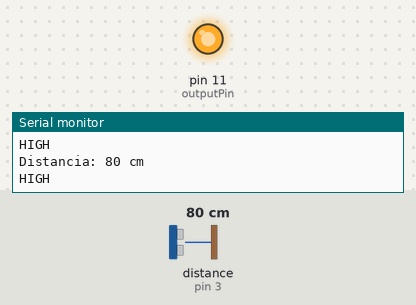
A sketch run on a simulated Arduino Uno, built with avr-gcc and run on an emulated ATmega328P. Shown: output pins drawn as LEDs (lit = HIGH), the last lines printed to the serial monitor. The test bench sets the inputs (shaded band); at power-on: distance to the obstacle (sensor on pin 3) 80 cm. The echo pulse lasts 58.3 µs per cm.

Above: at 1.8 s.
1.9 s: distance to the obstacle (sensor on pin 3) set to 54 cm
3.4 s: distance to the obstacle (sensor on pin 3) set to 46 cm
At 5.0 s:
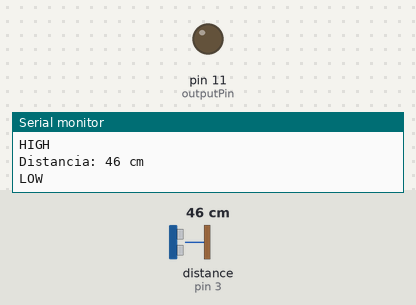
5.5 s: distance to the obstacle (sensor on pin 3) set to 60 cm
At 6.8 s:
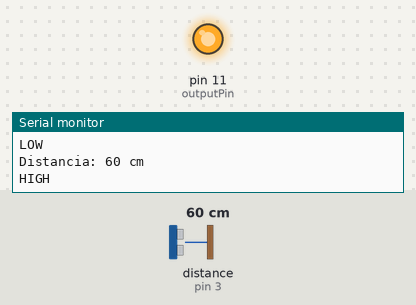
7.5 s: distance to the obstacle (sensor on pin 3) set to 2 cm
At 8.5 s:
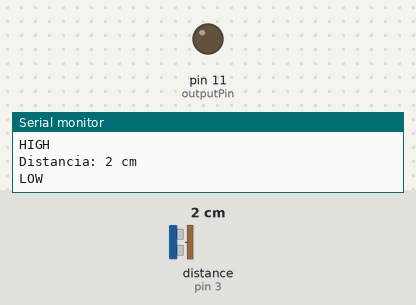
Timing chart, 0 to 10.5 s (numbered marks = the images above; inputs shaded):
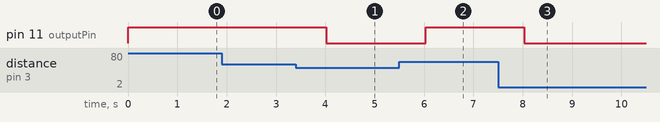

The sketch:

prueba_ultrasonido.ino
```cpp
#include <HCSR04.h>

// Definir los pines para el sensor ultrasónico y el pin de salida
const int triggerPin = 2;     // Pin de Trigger del HC-SR04
const int echoPin = 3;       // Pin de Echo del HC-SR04
const int outputPin = 11;     // Pin de salida que activaremos

// Definir el umbral de distancia en centímetros
const int distanceThreshold = 50; // Umbral de 50 cm

// Variables para almacenar la distancia calculada
int distance;

HCSR04 hc(triggerPin, echoPin);// (trig pin, echo pin)

void setup() {
  // Inicializar la comunicación serie para monitoreo en el Serial Monitor
  Serial.begin(9600);

  // Configurar los pines
  pinMode(outputPin,OUTPUT);
}

void loop() {
  distance = hc.dist();

  // Imprimir la distancia en el monitor serie
  Serial.print("Distancia: ");
  Serial.print(distance);
  Serial.println(" cm");

  // Comparar la distancia medida con el umbral
  if (distance > distanceThreshold) {
    // Si la distancia es mayor que el umbral, activar el pin de salida
    digitalWrite(outputPin, HIGH);
    Serial.println("HIGH");
  } else {
    // Si la distancia es menor o igual al umbral, desactivar el pin de salida
    digitalWrite(outputPin, LOW);
    Serial.println("LOW");
  }

  // Esperar un breve momento antes de la siguiente medición
  delay(1000);
}
```

Measured:
- the behaviour switches between 51 and 50 cm on distance to the obstacle (sensor on pin 3) (found by bisection; images 0 and 1)
- after the input at 3.4 s, pin 11 (outputPin): HIGH → LOW after 0.62 s
- after the input at 5.5 s, pin 11 (outputPin): LOW → HIGH after 0.53 s
- after the input at 7.5 s, pin 11 (outputPin): HIGH → LOW after 0.54 s
